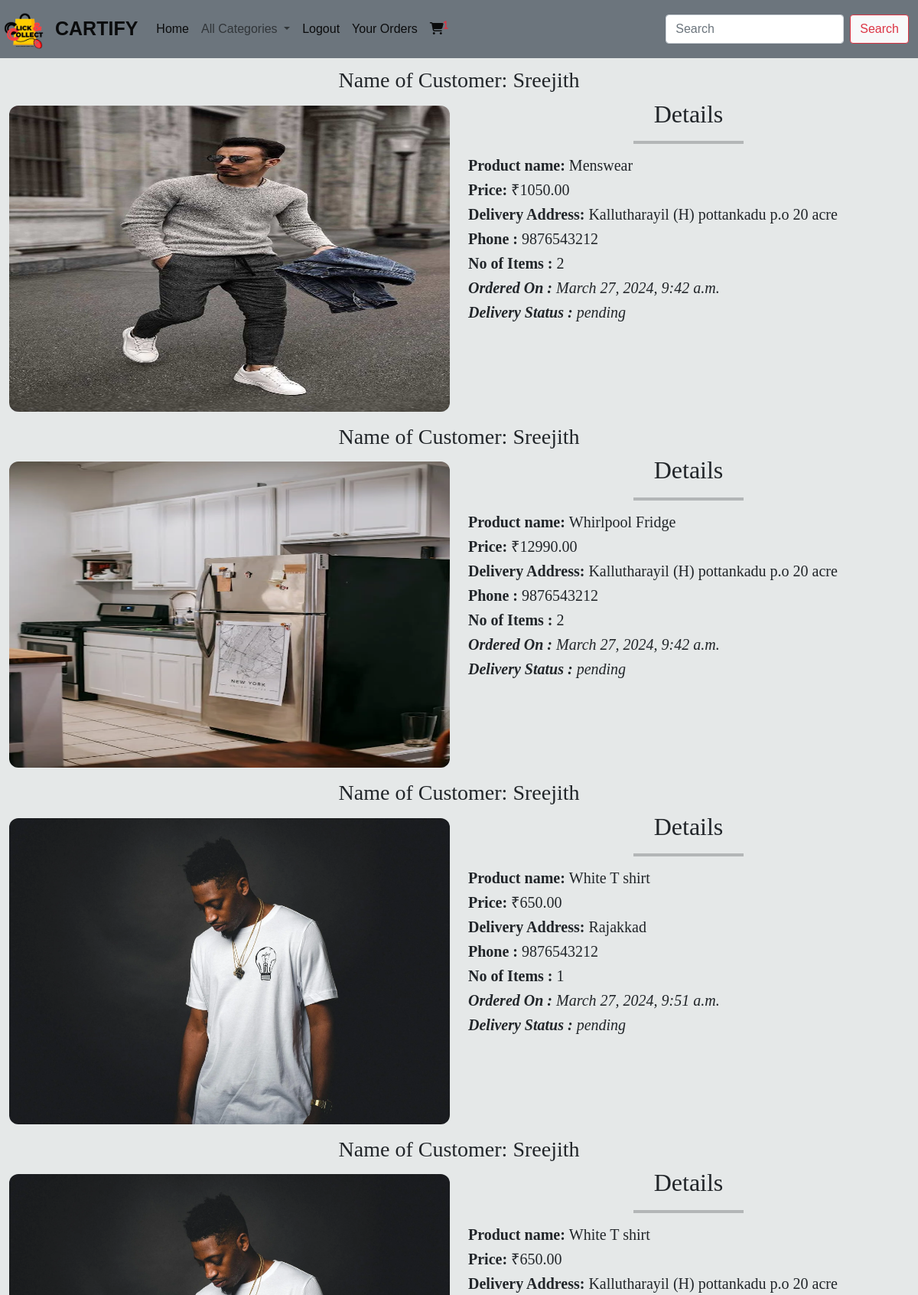
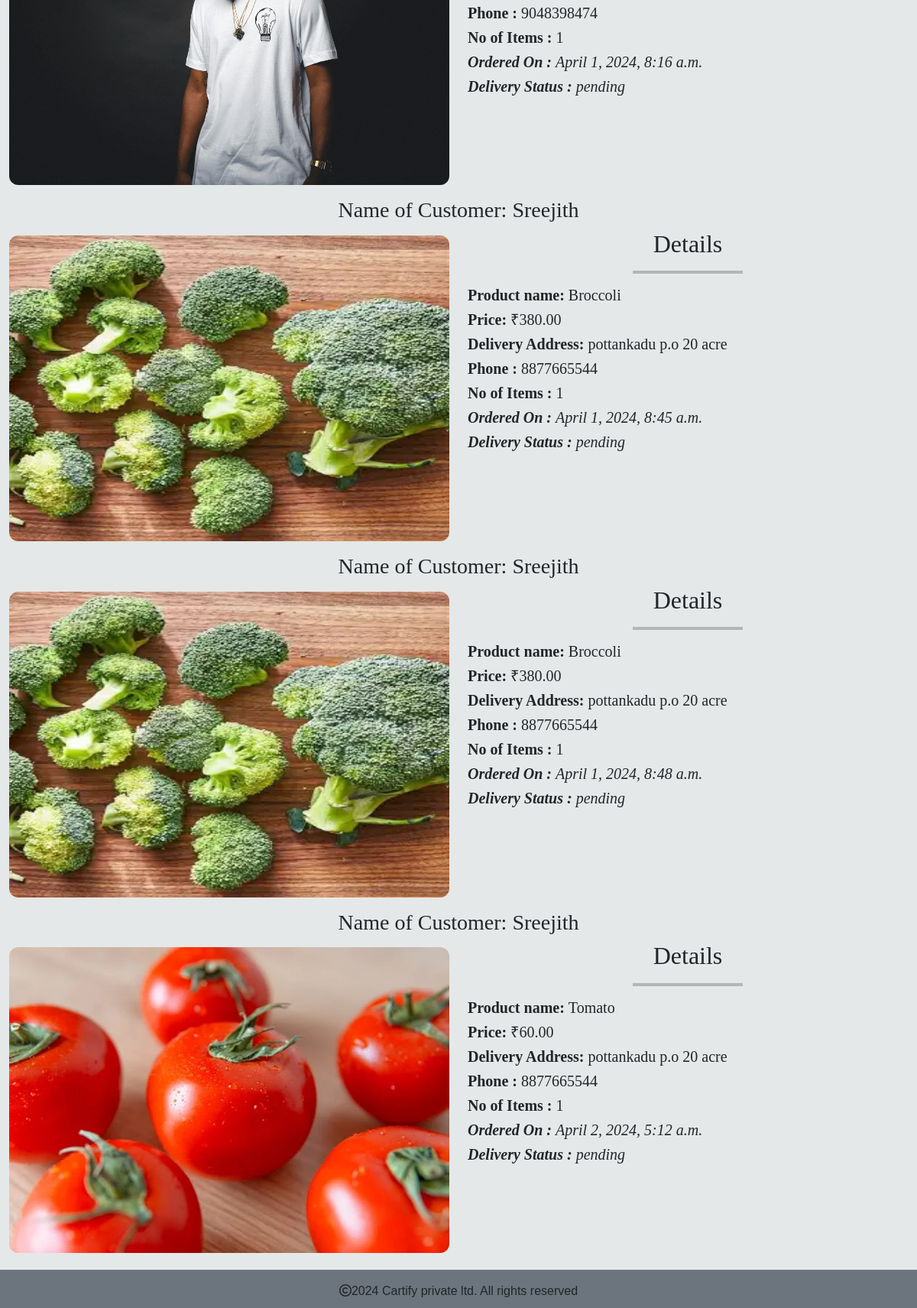
The app's page /cart/orders/ (signed in) with its own data (2 pictures, top to bottom).
### cart/models.py (models this page shows, shortened)
class order(models.Model):
     product=models.ForeignKey(product,on_delete=models.CASCADE)
     user = models.ForeignKey(User, on_delete=models.CASCADE)
     no_of_items=models.IntegerField()
     order_date=models.DateTimeField(auto_now_add=True)
     address=models.TextField()
     phone=models.BigIntegerField()
     order_status=models.CharField(max_length=30,default='pending')
     delivery_status=models.CharField(max_length=30,default='pending')

### shop/models.py (models this page shows, shortened)
class product(models.Model):
    name = models.CharField(max_length=50)
    desc = models.TextField()
    image = models.ImageField(upload_to='media/images', null=True, blank=True)
    price=models.DecimalField(max_digits=10,decimal_places=2)
    stock=models.IntegerField()
    available=models.BooleanField(default=True)
    created=models.DateTimeField(auto_now_add=True)
    updated=models.DateTimeField(auto_now=True)
    category=models.ForeignKey(category,on_delete=models.CASCADE)

### cart/views.py (the view)
# urls.py: path('orders/',views.Myorder,name='Myorder')
def Myorder(request):
    u=request.user
    b=order.objects.filter(user=u)
    return render(request,'orderview.html',{'c':b,'u':u.username})

### cart/context_processors.py (called while the page is built)
def total(request):
    count=0
    if request.user.is_authenticated:
       u=request.user
    try:
       c = cart.objects.filter(user=u)
       for i in c:
           count=count+i.quantity
    except:
        count=0
    return {'count':count}

### shop/context_processors.py (called while the page is built)
def links(request):
    c=category.objects.all()
    return {'links':c}

### templates/orderview.html
{% extends 'base.html' %}
{% block content%}
<br>
<br>
<br>
<div class="container-fluid">
    <div class="row">
        {% for i in c %}
        <h3 class="mt-3 text-center" style="font-family:sans serif;"> Name of Customer: {{u}}</h3>
        <div class="col-md-6 mt-2">
            <img src="{{i.product.image.url}}" width="100%" height="400px" style="border-radius:12px;">
        </div>
        <div class="col-md-6">
            <h2 class="text-center" style="font-family:sans serif;"> Details</h2>
            <hr class="w-25 mx-auto border border-2 border-dark">
            <h5 style="font-family:sans serif;"><b>Product name: </b>{{i.product.name}}</h5>
            <h5 style="font-family:sans serif;"><b>Price: </b>₹{{i.product.price}}</h5>
            <h5 style="font-family:sans serif;"><b>Delivery Address: </b>{{i.address}}</h5>
            <h5 style="font-family:sans serif;"><b>Phone : </b>{{i.phone}}</h5>
            <h5 style="font-family:sans serif;"><b>No of Items : </b>{{i.no_of_items}}</h5>
            <h5 style="font-family:sans serif;" class="fst-italic"><b>Ordered On : </b>{{i.order_date}}</h5>
            <h5 style="font-family:sans serif;" class="fst-italic"><b>Delivery Status : </b>{{i.delivery_status}}</h5>
        </div>
        {% endfor %}
    </div>
</div>
<br>
<br>
<br>
{% endblock %}

### templates/base.html (shortened to what this page needs)
<!DOCTYPE html>
{% load static %}
<html lang="en">
<head>
    <link href="https://cdn.jsdelivr.net/npm/bootstrap@5.0.2/dist/css/bootstrap.min.css" rel="stylesheet">
    <link rel="stylesheet" href="{% static 'css/style.css' %}">
    <link rel="stylesheet" href="https://cdnjs.cloudflare.com/ajax/libs/font-awesome/6.5.1/css/all.min.css" >
</head>
<body>
<header>
<nav class="navbar navbar-expand-lg navbar-light bg-secondary" style="position:fixed;width:100%;z-index:1;">
    <img  src="{% static 'images/Logo.png' %}" height="60px;" width="60px;">
  <div class="container-fluid">
    <a class="navbar-brand fw-bold nf " href="#" style="font-size:25px;">CARTIFY</a>
    <div class="collapse navbar-collapse" id="navbarSupportedContent">
      <ul class="navbar-nav me-auto mb-2 mb-lg-0">
        <li class="nav-item">
          <a class="nav-link active" aria-current="page" href="{% url 'shop:category1' %}">Home</a>
        </li>
        <li class="nav-item dropdown">
          <a class="nav-link dropdown-toggle" href="#" id="navbarDropdown" role="button" data-bs-toggle="dropdown" aria-expanded="false">
            All Categories
          </a>
        </li>
      {% if user.is_authenticated %}
        <li class="nav-item">
          <a class="nav-link active" aria-current="page" href="{% url 'shop:logout' %}">Logout</a>
        </li>
        <li class="nav-item">
          <a class="nav-link active" aria-current="page" href="{% url 'cart:Myorder' %}">Your Orders</a>
        </li>
          {% if user.is_superuser != True %}
        <li class="nav-item">
          <a class="nav-link active" aria-current="page" href="{% url 'cart:cartview'  %}"><i class="fa-solid fa-cart-shopping"><sup class="text-danger">{{count}}</sup></i></a>
         </li>
          {% endif %}
          {% endif %}
      </ul>
      <form class="d-flex" method="POST" action="{% url 'search:searchproducts' %}">
        <input class="form-control me-2" type="search" placeholder="Search" aria-label="Search" name="q">
        <button class="btn btn-outline-danger btn-light" type="submit">Search</button>
      </form>
    </div>
  </div>
</nav>
</header>
{% block content %}
{% endblock %}
<footer class="bg-secondary text-center" >
    <p class="mt-3"><i class="fa-regular fa-copyright"></i>2024 Cartify private ltd. All rights reserved</p>
</footer>
</body>
</html>

### static/css/style.css (style rules this page uses)
body { background-color:#E5E8E8; font-family: "Stardos Stencil", system-ui; font-weight: 400; font-style: normal; }
footer { height:50px; width:100%; position:fixed; left:0; bottom:0; }
*, *:before, *:after { box-sizing: border-box; }
body { min-height: 90vh; font-family: "Raleway", sans-serif; }

### records on screen
order: product.image (picture), product.name "Menswear", product.price "1050.00", address "Kallutharayil (H) pottankadu p.o 20 acre", phone "9876543212", no_of_items "2", order_date "March 27, 2024, 9:42 a.m.", delivery_status "pending"
order: product.image (picture), product.name "Whirlpool Fridge", product.price "12990.00", address "Kallutharayil (H) pottankadu p.o 20 acre", phone "9876543212", no_of_items "2", order_date "March 27, 2024, 9:42 a.m.", delivery_status "pending"
order: product.image (picture), product.name "White T shirt", product.price "650.00", address "Rajakkad", phone "9876543212", no_of_items "1", order_date "March 27, 2024, 9:51 a.m.", delivery_status "pending"
order: product.image (picture), product.name "White T shirt", product.price "650.00", address "Kallutharayil (H) pottankadu p.o 20 acre", phone "9048398474", no_of_items "1", order_date "April 1, 2024, 8:16 a.m.", delivery_status "pending"
order: product.image (picture), product.name "Broccoli", product.price "380.00", address "pottankadu p.o 20 acre", phone "8877665544", no_of_items "1", order_date "April 1, 2024, 8:45 a.m.", delivery_status "pending"
order: product.image (picture), product.name "Broccoli", product.price "380.00", address "pottankadu p.o 20 acre", phone "8877665544", no_of_items "1", order_date "April 1, 2024, 8:48 a.m.", delivery_status "pending"
order: product.image (picture), product.name "Tomato", product.price "60.00", address "pottankadu p.o 20 acre", phone "8877665544", no_of_items "1", order_date "April 2, 2024, 5:12 a.m.", delivery_status "pending"

### other values on screen
{{ count }} "1"
{{ u }} "Sreejith"
